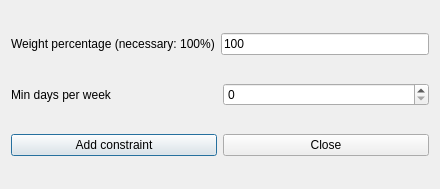
<?xml version="1.0" encoding="UTF-8"?>
<ui version="4.0">
 <class>AddConstraintTeachersMinDaysPerWeekForm_template</class>
 <widget class="QDialog" name="AddConstraintTeachersMinDaysPerWeekForm_template">
  <property name="geometry">
   <rect>
    <x>0</x>
    <y>0</y>
    <width>440</width>
    <height>189</height>
   </rect>
  </property>
  <property name="windowTitle">
   <string extracomment="This is the title of the dialog to add a new constraint of this type">Add teachers min days per week</string>
  </property>
  <layout class="QGridLayout" name="gridLayout">
   <item row="0" column="0">
    <layout class="QHBoxLayout" name="horizontalLayout">
     <item>
      <widget class="QLabel" name="weightTextLabel">
       <property name="frameShape">
        <enum>QFrame::NoFrame</enum>
       </property>
       <property name="frameShadow">
        <enum>QFrame::Plain</enum>
       </property>
       <property name="text">
        <string>Weight percentage (necessary: 100%)</string>
       </property>
       <property name="wordWrap">
        <bool>false</bool>
       </property>
      </widget>
     </item>
     <item>
      <widget class="QLineEdit" name="weightLineEdit">
       <property name="text">
        <string>100</string>
       </property>
      </widget>
     </item>
    </layout>
   </item>
   <item row="1" column="0">
    <layout class="QHBoxLayout" name="horizontalLayout_2">
     <item>
      <widget class="QLabel" name="minDaysTextLabel">
       <property name="frameShape">
        <enum>QFrame::NoFrame</enum>
       </property>
       <property name="frameShadow">
        <enum>QFrame::Plain</enum>
       </property>
       <property name="text">
        <string>Min days per week</string>
       </property>
       <property name="wordWrap">
        <bool>false</bool>
       </property>
      </widget>
     </item>
     <item>
      <widget class="QSpinBox" name="minDaysSpinBox"/>
     </item>
    </layout>
   </item>
   <item row="2" column="0">
    <layout class="QHBoxLayout" name="horizontalLayout_3">
     <item>
      <widget class="QPushButton" name="addConstraintPushButton">
       <property name="text">
        <string>Add constraint</string>
       </property>
      </widget>
     </item>
     <item>
      <widget class="QPushButton" name="closePushButton">
       <property name="text">
        <string>Close</string>
       </property>
      </widget>
     </item>
    </layout>
   </item>
  </layout>
 </widget>
 <layoutdefault spacing="6" margin="11"/>
 <tabstops>
  <tabstop>weightLineEdit</tabstop>
  <tabstop>minDaysSpinBox</tabstop>
  <tabstop>addConstraintPushButton</tabstop>
  <tabstop>closePushButton</tabstop>
 </tabstops>
 <resources/>
 <connections/>
</ui>
